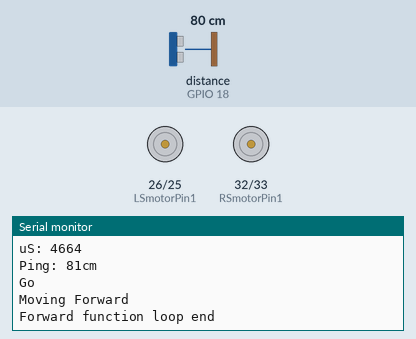
This program was run on a simulated ESP32. On the bench: motor-driver pin pairs drawn as motors (green arrow = first pin HIGH = forward, orange = second pin HIGH = backward, longer = more drive, scaled by the enable pin), the last lines printed to the serial monitor. The inputs (shaded band) are chosen by the test bench; at power-on: distance to the obstacle (sensor on GPIO 18) 80 cm.

Above: at 1.2 s.
1.3 s: distance to the obstacle (sensor on GPIO 18) set to 32 cm
2.8 s: distance to the obstacle (sensor on GPIO 18) set to 27 cm
At 3.11 s:
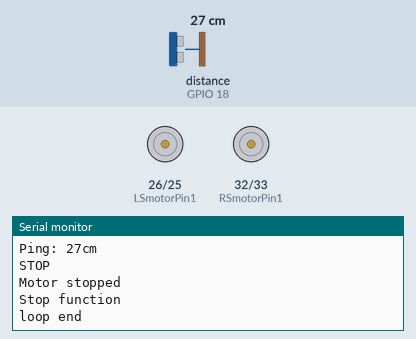
4.4 s: distance to the obstacle (sensor on GPIO 18) set to 35 cm
At 4.57 s:
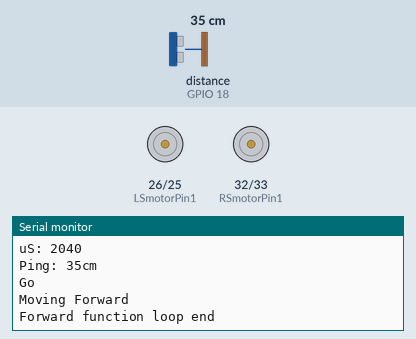
5.9 s: distance to the obstacle (sensor on GPIO 18) set to 2 cm
At 6.24 s:
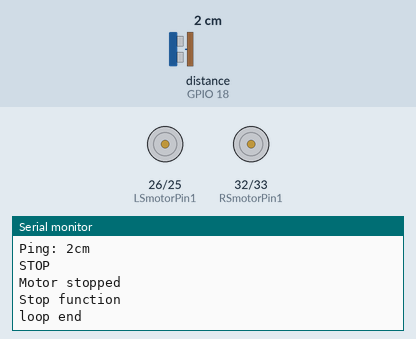
Timing chart, 0 to 8.5 s (numbered marks = the images above; inputs shaded):
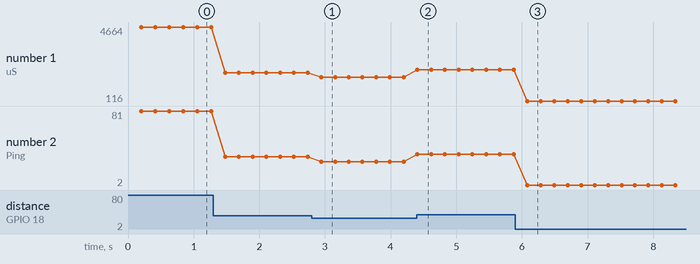

The program:

main.cpp
```cpp
#include <Arduino.h>
#include <NewPing.h>
#include "NostromoPinsAndGlobals.h"
#include "SGUltrasonic.h"

// Right motor side
#define RSmotorPin1 32 // Riv: IN1_PIN
#define RSmotorPin2 33 // Riv: IN2_PIN
#define RSenablePin 35 // Riv: ENA_PIN

// Left motor side
#define LSmotorPin1 26 // Riv: IN3_PIN
#define LSmotorPin2 25 // Riv: IN4_PIN
#define LSenablePin 34 // Riv: ENB_PIN

// Setting PWM properties
const int freq = 30000;
const int RSpwmChannel = 0;
const int LSpwmChannel = 0;
const int resolution = 8;
const int run_time = 2000; // Riv: Duration
int Lspeed = 255;          // Riv: straight_A
int Rspeed = 255;          // Riv: straight_B

// put function declarations here:
void Forward();
void Reverse(int Duration);
void Stop();
void RotateRight(int Duration);
void RotateLeft(int Duration);

void setup()
{
  // put your setup code here, to run once:

  // start serial communication for debugging/testing
  Serial.begin(9600);

  // set pins as outputs
  pinMode(RSmotorPin1, OUTPUT);
  pinMode(RSmotorPin2, OUTPUT);
  pinMode(RSenablePin, OUTPUT);
  pinMode(LSmotorPin1, OUTPUT);
  pinMode(LSmotorPin2, OUTPUT);
  pinMode(LSenablePin, OUTPUT);

  // configure LED PWM functionalities
  ledcSetup(RSpwmChannel, freq, resolution);
  ledcSetup(LSpwmChannel, freq, resolution);

  // attach the channel to the GPIO to be controlled
  ledcAttachPin(RSenablePin, RSpwmChannel);
  ledcAttachPin(LSenablePin, LSpwmChannel);

  // Testing
  Serial.println("Testing DC Motor...");
}

//
//
//
//
//

void loop()
{
  // delay(2500);
  unsigned int stop_or_go = is_to_close();
  if (stop_or_go == 1)
  {
    Serial.println("STOP");
    Serial.println("Motor stopped");
    Stop();
    // delay(100);        //only for testing
  }
  else
  {
    Serial.println("Go");
    Serial.println("Moving Forward");
    Forward();
    // delay(100);        //only for testing
  }
  Serial.println("loop end");
  Serial.println("");
}

//
//
//
//
//

// put function definitions here:
void Forward()
{
  // Function to drive forward for amount of time Duration
  Serial.print("Forward function ");
  // Side A spins clockwise
  digitalWrite(RSmotorPin1, LOW);
  digitalWrite(RSmotorPin2, HIGH);
  // Side B spins clockwise
  digitalWrite(LSmotorPin1, LOW);
  digitalWrite(LSmotorPin2, HIGH);
  // pwm yippee (S: not needed because of the way I setup)
  // analogWrite(RSenablePin, pwm_R);
  // analogWrite(LSenablePin, pwm_L);
}

//
//
//
//
//

void Reverse(int Duration)
{
  // Function to drive reverse for amount of time Duration

  Serial.print("Reverse for ");
  Serial.print(Duration / 1000);
  Serial.println(" seconds");
  // Side A spins counterclockwise
  digitalWrite(RSmotorPin1, HIGH);
  digitalWrite(RSmotorPin2, LOW);
  // Side B spins counterclockwise
  digitalWrite(LSmotorPin1, HIGH);
  digitalWrite(LSmotorPin2, LOW);
  delay(Duration);
}

//
//
//
//
//

void Stop()
{
  Serial.println("Stop function");
  // Side A spins clockwise
  digitalWrite(RSmotorPin1, LOW);
  digitalWrite(RSmotorPin2, LOW);
  // Side B spins clockwise
  digitalWrite(LSmotorPin1, LOW);
  digitalWrite(LSmotorPin2, LOW);
}

//
//
//
//
//

void RotateRight(int Duration)
{
  // Function to drive right rotation for amount of time Duration
  Serial.print("RotateRight for ");
  Serial.print(Duration / 1000);
  Serial.println(" seconds");
  // Side A spins counterclockwise
  digitalWrite(RSmotorPin1, HIGH);
  digitalWrite(RSmotorPin2, LOW);
  // Side B spins clockwise
  digitalWrite(LSmotorPin1, LOW);
  digitalWrite(LSmotorPin2, HIGH);
  delay(Duration);
}

//
//
//
//
//

void RotateLeft(int Duration)
{
  // Function to drive left rotation for amount of time Duration

  Serial.print("RotateLeft for ");
  Serial.print(Duration / 1000);
  Serial.println(" seconds");
  // Side A spins clockwise
  digitalWrite(RSmotorPin1, LOW);
  digitalWrite(RSmotorPin2, HIGH);
  // Side B spins counterclockwise
  digitalWrite(LSmotorPin1, HIGH);
  digitalWrite(LSmotorPin2, LOW);
  delay(Duration);
}
```

Measured:
- the behaviour switches between 30 and 29 cm on distance to the obstacle (sensor on GPIO 18) (found by bisection; images 0 and 1)
- after the input at 2.8 s, the serial monitor: prints a new line after 0.15 s (image 1)
- after the input at 4.4 s, the serial monitor: prints a new line at once (image 2)
- after the input at 5.9 s, the serial monitor: prints a new line after 0.18 s (image 3)
- plotted number 1: 4664 → 1865 after the input at 1.3 s, 1865 → 1574 after the input at 2.8 s, 1574 → 2040 after the input at 4.4 s, 2040 → 116 after the input at 5.9 s
- plotted number 2: 81 → 32 after the input at 1.3 s, 32 → 27 after the input at 2.8 s, 27 → 35 after the input at 4.4 s, 35 → 2 after the input at 5.9 s
